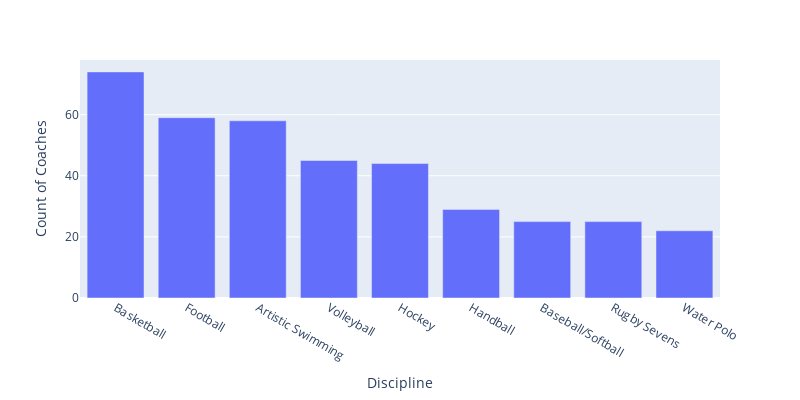

This figure's notebook cell:
### Code cell
#Distribution of Coaches across different Sport Categories
num_coaches_sportwise = coaches.pivot_table(index ='Discipline',values='Name',aggfunc=pd.Series.nunique)
num_coaches_sportwise.reset_index(inplace = True)
num_coaches_sportwise.rename(columns = {'Name':'Count of Coaches'}, inplace = True)
num_coaches_sportwise.sort_values(by =['Count of Coaches'],ascending=False, inplace = True)
fig = px.bar(num_coaches_sportwise,x = 'Discipline', y='Count of Coaches',width=800, height=400 )
fig.show()

### Figure 1 — Plotly figure (JSON) as saved in the notebook; plotly's stock layout.template omitted (floating-point values rounded to 4 significant figures)
{"data": [{"alignmentgroup": "True", "hovertemplate": "Discipline=%{x}<br>Count of Coaches=%{y}<extra></extra>", "legendgroup": "", "marker": {"color": "#636efa", "pattern": {"shape": ""}}, "name": "", "offsetgroup": "", "orientation": "v", "showlegend": false, "textposition": "auto", "type": "bar", "x": ["Basketball", "Football", "Artistic Swimming", "Volleyball", "Hockey", "Handball", "Baseball/Softball", "Rugby Sevens", "Water Polo"], "xaxis": "x", "y": [74, 59, 58, 45, 44, 29, 25, 25, 22], "yaxis": "y"}], "layout": {"barmode": "relative", "height": 400, "legend": {"tracegroupgap": 0}, "margin": {"t": 60}, "width": 800, "xaxis": {"anchor": "y", "domain": [0, 1], "title": {"text": "Discipline"}}, "yaxis": {"anchor": "x", "domain": [0, 1], "title": {"text": "Count of Coaches"}}}}
